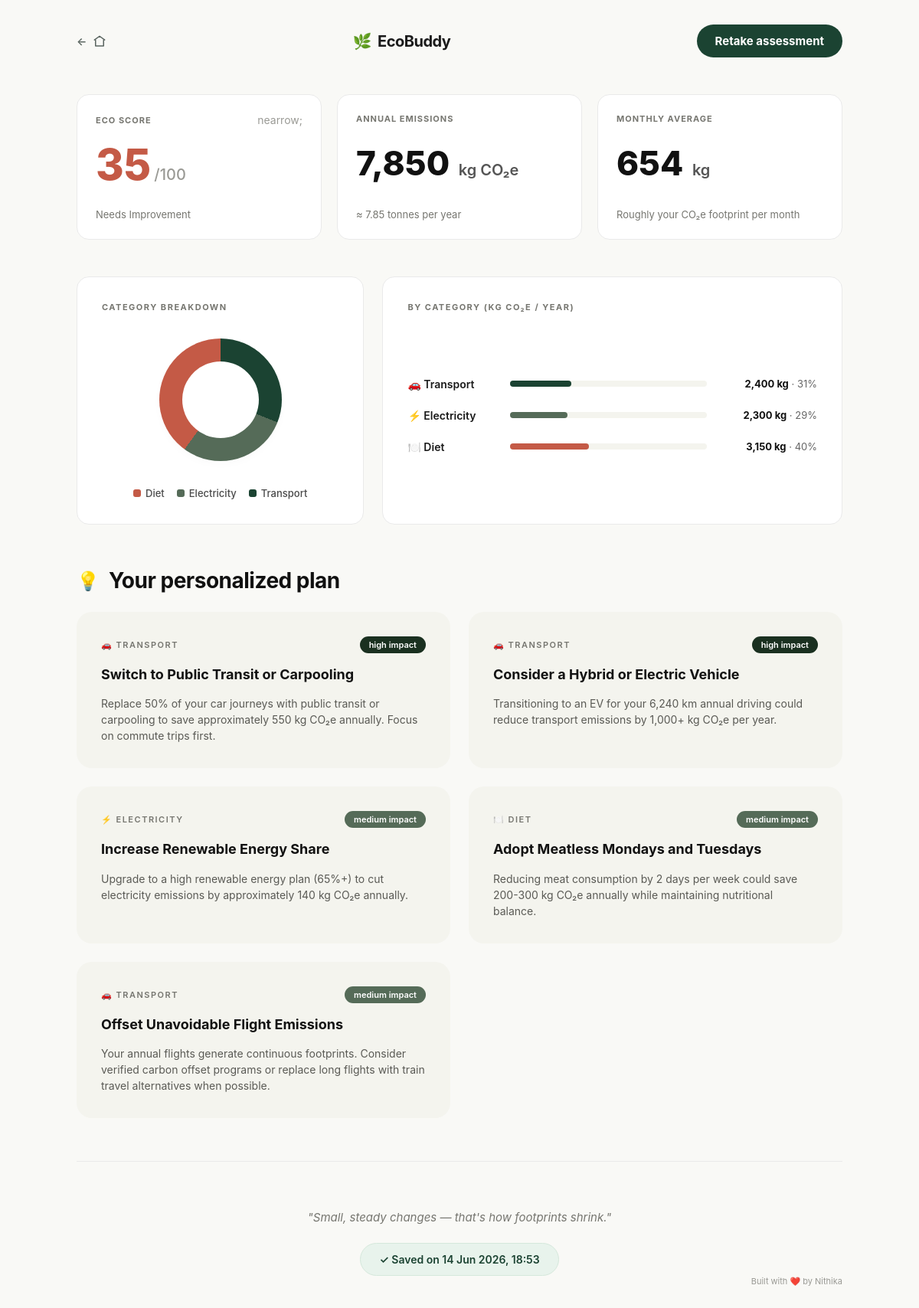
The page /report/2 on the database its author committed.
### tables this page shows
CREATE TABLE reports (
            id INTEGER PRIMARY KEY AUTOINCREMENT,
            eco_score INTEGER,
            score_grade TEXT,
            annual_emissions INTEGER,
            monthly_average INTEGER,
            tonnes_per_year REAL,
            transport_total INTEGER,
            electricity_total INTEGER,
            diet_lifestyle_total INTEGER,
            trans_pct INTEGER,
            elec_pct INTEGER,
            diet_pct INTEGER,
            saved_date TEXT
        );

### app.py (the view)
@app.route('/report/<int:report_id>')
def view_report(report_id):
    conn = sqlite3.connect('ecobuddy.db')
    conn.row_factory = sqlite3.Row
    cursor = conn.cursor()
    cursor.execute(
        'SELECT * FROM reports WHERE id = ?',
        (report_id,)
    )
    report = cursor.fetchone()
    conn.close()
    if report is None:
        return "Report not found", 404
    return render_template(
    'result.html',
    eco_score=report['eco_score'],
    score_grade=report['score_grade'],
    score_color=(
        "#1A3020" if report['eco_score'] >= 80
        else "#556B58" if report['eco_score'] >= 60
        else "#C47A46" if report['eco_score'] >= 40
        else "#C45A46"
    ),
    annual_emissions="{:,}".format(report['annual_emissions']),
    monthly_average="{:,}".format(report['monthly_average']),
    tonnes_per_year=report['tonnes_per_year'],
    transport_total="{:,}".format(report['transport_total']),
    electricity_total="{:,}".format(report['electricity_total']),
    diet_lifestyle_total="{:,}".format(report['diet_lifestyle_total']),
    trans_pct=report['trans_pct'],
    elec_pct=report['elec_pct'],
    diet_pct=report['diet_pct'],
    trans_bar_color="#1B4332",
    elec_bar_color="#556B58",
    diet_bar_color="#C45A46",
    report_data=dict(report),
    is_saved_report=True,
    saved_date=report['saved_date'],
)

### templates/result.html (shortened to what this page needs)
<!DOCTYPE html>
<html lang="en">
<head>
    <link href="https://googleapis.com/css2?family=Inter:wght@400;500;600;700;800&display=swap" rel="stylesheet">
    <link rel="stylesheet" href="{{ url_for('static', filename='style.css') }}">
</head>
<body class="premium-report-body">
    <div class="luxury-report-wrapper">
<div class="luxury-navbar">
    <a href="/" class="home-btn"> <span>←</span>
    <svg xmlns="http://www.w3.org/2000/svg" width="20" height="20"
         viewBox="0 0 24 24" fill="none" stroke="currentColor"
         stroke-width="2" stroke-linecap="round" stroke-linejoin="round">
        <path d="M3 9.5L12 3l9 6.5"></path>
        <path d="M5 10v10h14V10"></path>
    </svg>
</a>
    <div class="luxury-logo result-logo">
        <span class="logo-leaf-icon">🌿</span>EcoBuddy
    </div>
    <a href="/assessment" class="subtle-retake-btn">
        Retake assessment
    </a>
</div>
        <div class="luxury-metrics-grid">
            <div class="luxury-card">
                <div class="luxury-card-header">
                    <span class="luxury-card-label">ECO SCORE</span>
                    <span class="luxury-card-arrow">nearrow;</span>
                </div>
                <div class="luxury-card-value">
                    <span class="huge-score-text" style="color: {{ score_color }};">{{ eco_score }}</span><span class="max-score-marker"> /100</span>
                </div>
                <div class="luxury-card-footer-lbl">{{ score_grade }}</div>
            </div>
            <div class="luxury-card">
                <div class="luxury-card-header">
                    <span class="luxury-card-label">ANNUAL EMISSIONS</span>
                </div>
                <div class="luxury-card-value">
                    <span class="compact-metric-text">{{ annual_emissions }} <span class="inline-unit-text">kg CO₂e</span></span>
                </div>
                <div class="luxury-card-footer-lbl">≈ {{ tonnes_per_year }} tonnes per year</div>
            </div>
            <div class="luxury-card">
                <div class="luxury-card-header">
                    <span class="luxury-card-label">MONTHLY AVERAGE</span>
                </div>
                <div class="luxury-card-value">
                    <span class="compact-metric-text">{{ monthly_average }} <span class="inline-unit-text">kg</span></span>
                </div>
                <div class="luxury-card-footer-lbl">Roughly your CO₂e footprint per month</div>
            </div>
        </div>
        <div class="luxury-split-chart-wrapper">
            <div class="donut-chart-panel">
                <div class="chart-section-title">CATEGORY BREAKDOWN</div>
                <div class="donut-visual-container">
                    <div class="donut-graphic-circle" style="background: conic-gradient(
                        #1B4332 0% {{ trans_pct }}%,
                        #556B58 {{ trans_pct }}% {{ trans_pct + elec_pct }}%,
                        #C45A46 {{ trans_pct + elec_pct }}% 100%
                    );">
                        <div class="donut-hole-center"></div>
                    </div>
                </div>
                <div class="donut-legend-row">
                    <div class="legend-item"><span class="legend-dot dot-diet"></span>Diet</div>
                    <div class="legend-item"><span class="legend-dot dot-elec"></span>Electricity</div>
                    <div class="legend-item"><span class="legend-dot dot-trans"></span>Transport</div>
                </div>
            </div>
            <div class="progress-bars-panel">
                <div class="chart-section-title">BY CATEGORY (KG CO₂E / YEAR)</div>
                <div class="horizontal-chart-stack">
                    <div class="chart-grid-row">
                        <div class="chart-row-label">🚗 Transport</div>
                        <div class="chart-row-track-bar">
                            <div class="chart-row-fill" style="width: {{ trans_pct }}%; background-color: #1B4332;"></div>
                        </div>
                        <div class="chart-row-metrics"><strong>{{ transport_total }} kg</strong> · {{ trans_pct }}%</div>
                    </div>
                    <div class="chart-grid-row">
                        <div class="chart-row-label">⚡ Electricity</div>
                        <div class="chart-row-track-bar">
                            <div class="chart-row-fill" style="width: {{ elec_pct }}%; background-color: #556B58;"></div>
                        </div>
                        <div class="chart-row-metrics"><strong>{{ electricity_total }} kg</strong> · {{ elec_pct }}%</div>
                    </div>
                    <div class="chart-grid-row">
                        <div class="chart-row-label">🍽️ Diet</div>
                        <div class="chart-row-track-bar">
                            <div class="chart-row-fill" style="width: {{ diet_pct }}%; background-color: #C45A46;"></div>
                        </div>
                        <div class="chart-row-metrics"><strong>{{ diet_lifestyle_total }} kg</strong> · {{ diet_pct }}%</div>
                    </div>
                </div>
            </div>
        </div>
        <div class="luxury-plan-section">
            <div class="luxury-plan-title-row">
                <span class="plan-header-icon">💡</span>
                <h2>Your personalized plan</h2>
            </div>
            <div class="luxury-plan-grid-array">
                <div class="recommendation-grid-card">
                    <div class="rec-card-header-flex">
                        <span class="rec-category-badge">🚗 TRANSPORT</span>
                        <span class="rec-impact-pill impact-high">high impact</span>
                    </div>
                    <h3>Switch to Public Transit or Carpooling</h3>
                    <p>Replace 50% of your car journeys with public transit or carpooling to save approximately 550 kg CO₂e annually. Focus on commute trips first.</p>
                </div>
                <div class="recommendation-grid-card">
                    <div class="rec-card-header-flex">
                        <span class="rec-category-badge">🚗 TRANSPORT</span>
                        <span class="rec-impact-pill impact-high">high impact</span>
                    </div>
                    <h3>Consider a Hybrid or Electric Vehicle</h3>
                    <p>Transitioning to an EV for your 6,240 km annual driving could reduce transport emissions by 1,000+ kg CO₂e per year.</p>
                </div>
                <div class="recommendation-grid-card">
                    <div class="rec-card-header-flex">
                        <span class="rec-category-badge">⚡ ELECTRICITY</span>
                        <span class="rec-impact-pill impact-medium">medium impact</span>
                    </div>
                    <h3>Increase Renewable Energy Share</h3>
                    <p>Upgrade to a high renewable energy plan (65%+) to cut electricity emissions by approximately 140 kg CO₂e annually.</p>
                </div>
                <div class="recommendation-grid-card">
                    <div class="rec-card-header-flex">
                        <span class="rec-category-badge">🍽️ DIET</span>
                        <span class="rec-impact-pill impact-medium">medium impact</span>
                    </div>
                    <h3>Adopt Meatless Mondays and Tuesdays</h3>
                    <p>Reducing meat consumption by 2 days per week could save 200-300 kg CO₂e annually while maintaining nutritional balance.</p>
                </div>
                <div class="recommendation-grid-card">
                    <div class="rec-card-header-flex">
                        <span class="rec-category-badge">🚗 TRANSPORT</span>
                        <span class="rec-impact-pill impact-medium">medium impact</span>
                    </div>
                    <h3>Offset Unavoidable Flight Emissions</h3>
                    <p>Your annual flights generate continuous footprints. Consider verified carbon offset programs or replace long flights with train travel alternatives when possible.</p>
                </div>
            </div>
        </div>
        <div class="luxury-footer-block">
            <p class="luxury-quote">"Small, steady changes — that's how footprints shrink."</p>
            <div class="footer-actions">
    {% if not is_saved_report %}
        <form action="/save_report" method="POST">
            <button type="submit" class="save-report-btn">
                Save Report
            </button>
            </form>
            {% else %}
            <div class="saved-report-badge">
                ✓ Saved on {{ saved_date }}
            </div>
        {% endif %}
        </div>
        </div>
        <div class="luxury-watermark">
            Built with ❤️ by Nithika
        </div>
    </div>
</body>
</html>

### rows shown on the page
reports: score_grade "Needs Improvement", tonnes_per_year "7.85", saved_date "14 Jun 2026, 18:53"

### other values the page prints
{{ eco_score }} "35"
{{ annual_emissions }} "7,850"
{{ monthly_average }} "654"
{{ transport_total }} "2,400"
{{ trans_pct }} "31"
{{ electricity_total }} "2,300"
{{ elec_pct }} "29"
{{ diet_lifestyle_total }} "3,150"
{{ diet_pct }} "40"
